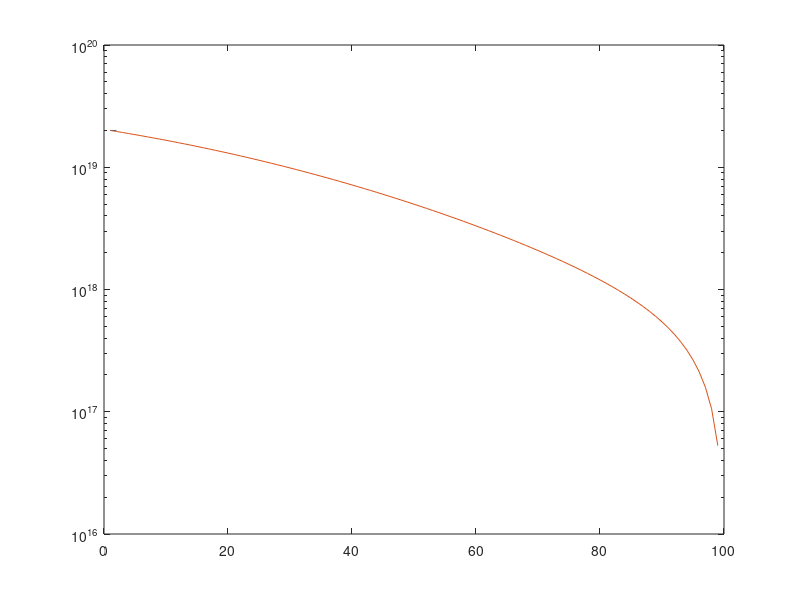

Reproduce this figure in MATLAB.
%% Task 6
C_vector = zeros(1,100);
C_vector(1:2) = 2e19;
D = 1.69e-10;   %cm^2 hr^-1
                %temperature = 1050C, dopant = Boron
%dt = 0.2e-9;    %hr
%dx2 = 3e-10;
dt = 1e-3;      %divides 1 hour into 1000 points
dx2 = 6e-7;     %chose this number so k < 1/2
k = D*dt/(dx2^2);
xlabel('Depth');
ylabel('Concentration');

semilogy(C_vector);

C_vector(1) = 2e19;

hold on
for j = 1:1000
    
    for i = 2:length(C_vector)-1  % start at 2 because there is no value left of the first element
        C_vector(i) = C_vector(i) + k*(C_vector(i-1) - 2*C_vector(i) + C_vector(i+1));
    end
   % pause(0.005)
   % semilogy(0:length(C_vector) -1, C_vector);
end
semilogy(C_vector);